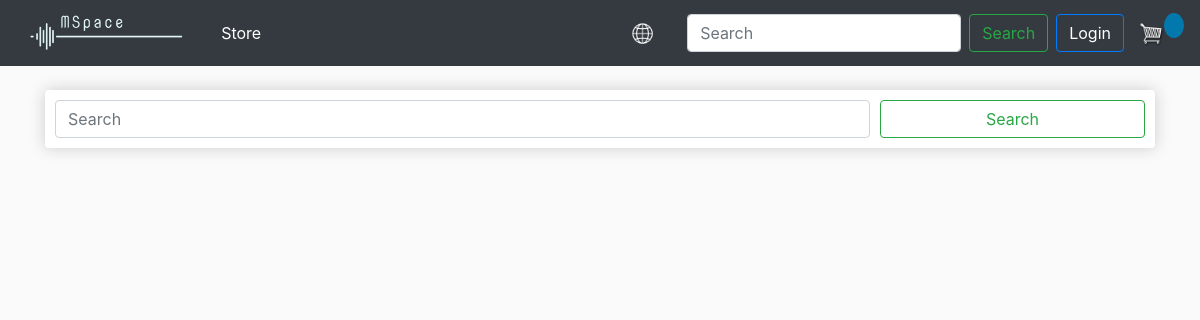
The page /freelance_list/ on the database as committed earlier.
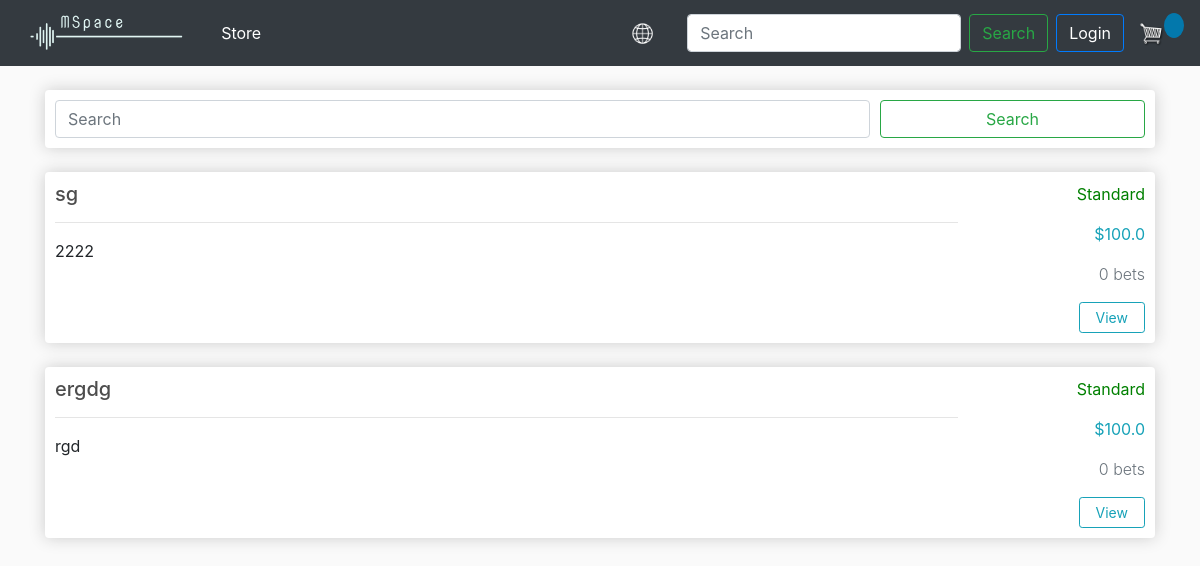
The same page on the database as committed later.
### store/models.py (models this page shows, shortened)
class FreelanceOrder(models.Model):
    id = models.UUIDField(primary_key=True, default=uuid.uuid4, editable=False)
    name = models.CharField(max_length=200, null=True)
    description = models.CharField(max_length=500, null=True)
    premium = models.BooleanField(max_length=200, null=True)
    price = models.FloatField()
    customer = models.ForeignKey(Customer, on_delete=models.SET_NULL, blank=True, null=True)

### store/views.py (the view)
# urls.py: path('freelance_list/', views.freelanceList, name="freelance_list"),
def freelanceList(request):
    freelance_list = reversed(list(FreelanceOrder.objects.all()))
    context = {'freelance_list': freelance_list}
    return render(request, 'store/freelance_list.html', context)

### store/templatetags/filters.py (called while the page is built)
def remove_lang_code(url):
    url = re.sub(r'/?(uk|en)/?', "", url)
    if url == '' or url == '/':
        return ''
    return '/' + url

### store/templates/store/freelance_list.html (shortened to what this page needs)
{% extends 'store/main.html' %}
{% load static %}
{% load filters %}
{% block content %}
    <br>
    <div class="row">
        <div class="col">
            <div class="box-element">
                <form method="get">
                     <div class="form-row">
                        <div class="form-group col-md-9 my-sm-0">
                            <input type="text" class="form-control" id="searchMyProduct" placeholder="Search">
                        </div>
                        <div class="form-group col-md-3 my-sm-0">
                            <button class="btn btn-outline-success" type="submit" style="width:100%">Search</button>
                        </div>
                    </div>
                </form>
            </div>
        </div>
    </div>
    <br>
    {% for order in freelance_list %}
        <div class="row">
            <div class="col-md-12">
                <div class="box-element">
                    <div class="row">
                        <div class="col-sm-10">
                            <h5>{{ order.name }}</h5>
                            <hr />
                            <div style="flex:2">{{ order.description }}</div>
                        </div>
                        <div class="col-sm-2 text-right">
                            <div class="mb-3" style="color:green">
                                {% if order.premium %}
                                    Premium
                                {% else %}
                                    Standard
                                {% endif %}
                            </div>
                            <div class="mb-3 text-info">${{ order.price }}</div>
                            <div class="mb-3 text-secondary font-weight-light">{{ order.bet_set.count }} bet{% if order.bet_set.count != 1 %}s{% endif %}</div>
                            <div>
                                <a class="btn btn-outline-info btn-sm pr-3 pl-3" href="{% url 'freelance_order_info' %}?id={{ order.id }}">View</a>
                            </div>
                        </div>
                    </div>
                </div>
            </div>
        </div>
        <br>
    {% endfor %}
    </div>
{% endblock content %}

### store/templates/store/main.html (shortened to what this page needs)
{% load i18n %}
<!DOCTYPE html>
{% load static %}
{% load filters %}
{% get_current_language as LANGUAGE_CODE %}
<html>
<head>
    <link rel="stylesheet" href="https://stackpath.bootstrapcdn.com/bootstrap/4.4.1/css/bootstrap.min.css">
    <link rel="stylesheet" href="https://stackpath.bootstrapcdn.com/font-awesome/4.7.0/css/font-awesome.min.css">
    <link rel="stylesheet" type="text/css" href="{% static 'css/main.css' %}">
    <link rel="stylesheet" href="https://cdnjs.cloudflare.com/ajax/libs/font-awesome/4.7.0/css/font-awesome.min.css">
    <link href="https://cdnjs.cloudflare.com/ajax/libs/font-awesome/5.15.3/css/all.min.css" rel="stylesheet" />
    <link href="https://cdnjs.cloudflare.com/ajax/libs/font-awesome/5.15.3/css/solid.min.css" rel="stylesheet" />
    <link href="https://cdnjs.cloudflare.com/ajax/libs/font-awesome/5.15.3/css/svg-with-js.min.css" rel="stylesheet" />
</head>
<body>
    <nav class="navbar navbar-expand-lg navbar-dark bg-dark">
        <a class="navbar-brand" href="{% url 'store' %}"><img src="{% static 'images/logo_transparent.png' %}" height="40px"></a>
        <div class="collapse navbar-collapse" id="navbarSupportedContent">
            <ul class="navbar-nav mr-auto">
                <li class="nav-item active">
                    <a class="nav-link" href="{% url 'store' %}">{% translate 'Store' %}<span class="sr-only">(current)</span></a>
                </li>
            </ul>
            <li class="nav-item dropdown">
                <a class="nav-link" href="#" role="button" data-toggle="dropdown" aria-haspopup="true" aria-expanded="false">
                    <img class="mr-3" id="cart-icon" src="{% static 'images/globe.jpg' %}">
                </a>
                {% get_available_languages as LANGUAGES %}
                {% get_language_info_list for LANGUAGES as languages %}
            </li>
            <form class="form-inline my-2 my-lg-0">
                <input class="form-control mr-sm-2" type="search" placeholder="{% translate 'Search' %}" aria-label="Search">
                <button class="btn btn-outline-success my-2 my-sm-0" type="submit">{% translate 'Search' %}</button>
            </form>
            {% if request.user.is_authenticated %}
                <li class="nav-item dropdown">
                    <a class="nav-link" href="#" id="navbarDropdown" role="button" data-toggle="dropdown" aria-haspopup="true" aria-expanded="false">
                        <img id="cart-icon" style="height: 30px; width: 30px" src="{% static 'images/profile.jpg' %}">
                    </a>
                    <div class="dropdown-menu dropdown-menu-right" aria-labelledby="dropdownMenuButton">
                        <a class="dropdown-item" href="{% url 'profile' %}">{% translate 'Profile' %}</a>
                        <a class="dropdown-item" href="{% url 'logout' %}">{% translate 'Logout' %}</a>
                        <!--<div class="dropdown-divider"></div>
                        <a class="dropdown-item" href="#">Something else here</a>-->
                    </div>
                </li>
            {% else %}
                <a href="{% url 'login' %}"class="btn btn-primary ml-2" style="background: transparent; outline: #17a2b8">{% translate 'Login' %}</a>
            {% endif %}
            <div class="form-inline my-2 my-lg-0">
                {% if not request.user.is_authenticated or request.user|is_customer %}
                    <a href="{% url 'cart' %}">
                        <img  id="cart-icon" src="{% static 'images/cart.png' %}">
                    </a>
                    <p id="cart-total">{{ cartCount }}</p>
                {% endif %}
            </div>
        </div>
    </nav>
    <div class="container">
        {% block content %}
        {% endblock content %}
</body>
</html>

### static/css/main.css (style rules this page uses)
body { background-color: hsl(0, 0%, 98%); }
h1,h2,h3,h4,h5,h6 { color:hsl(0, 0%, 30%); }
.box-element { box-shadow:hsl(0, 0%, 80%) 0 0 16px; background-color: #fff; border-radius: 4px; padding: 10px; }
#cart-icon { width:25px; display: inline-block; margin-left: 15px; }
#cart-total { display: block; text-align: center; color:#fff; background-color: rgba(0, 125, 181, 0.93); width: 20px; height: 25px; border-radius: 50%; font-size: 14px; }
.dropdown { position: relative; display: inline-block; }

Rows that differ between the two databases and show on the page:
added FreelanceOrder: name "sg", description "2222", premium "Standard", price "100.0", bet_set.count "0"
added FreelanceOrder: name "ergdg", description "rgd", premium "Standard", price "100.0", bet_set.count "0"
